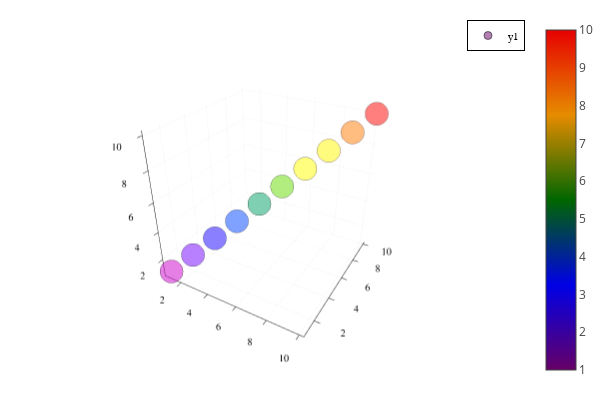

Notebook code cell kept with this figure:
### Code cell
using Plots
plotlyjs()
scatter(1:10,1:10,1:10,marker_z=1:10,seriescolor=:darkrainbow,alpha=0.5)

### Figure 1 — Plotly figure (JSON) as saved in the notebook; plotly's stock layout.template omitted (floating-point values rounded to 4 significant figures)
{"data": [{"colorbar": {"title": {"text": ""}}, "legendgroup": "y1", "marker": {"color": "rgba(102, 0, 102, 0.500)", "line": {"color": "rgba(0, 0, 0, 0.5)", "width": 1}, "size": 8, "symbol": "circle"}, "mode": "markers", "name": "y1", "scene": "scene", "showlegend": true, "type": "scatter3d", "x": [1], "xaxis": "x", "y": [1], "yaxis": "y", "z": [1], "zaxis": "z", "zmax": 10, "zmin": 1}, {"colorbar": {"title": {"text": ""}}, "legendgroup": "y1", "marker": {"color": "rgba(57, 0, 159, 0.500)", "line": {"color": "rgba(0, 0, 0, 0.5)", "width": 1}, "size": 8, "symbol": "circle"}, "mode": "markers", "name": "y1", "scene": "scene", "showlegend": false, "type": "scatter3d", "x": [2], "xaxis": "x", "y": [2], "yaxis": "y", "z": [2], "zaxis": "z", "zmax": 10, "zmin": 1}, {"colorbar": {"title": {"text": ""}}, "legendgroup": "y1", "marker": {"color": "rgba(11, 0, 215, 0.500)", "line": {"color": "rgba(0, 0, 0, 0.5)", "width": 1}, "size": 8, "symbol": "circle"}, "mode": "markers", "name": "y1", "scene": "scene", "showlegend": false, "type": "scatter3d", "x": [3], "xaxis": "x", "y": [3], "yaxis": "y", "z": [3], "zaxis": "z", "zmax": 10, "zmin": 1}, {"colorbar": {"title": {"text": ""}}, "legendgroup": "y1", "marker": {"color": "rgba(0, 34, 153, 0.500)", "line": {"color": "rgba(0, 0, 0, 0.5)", "width": 1}, "size": 8, "symbol": "circle"}, "mode": "markers", "name": "y1", "scene": "scene", "showlegend": false, "type": "scatter3d", "x": [4], "xaxis": "x", "y": [4], "yaxis": "y", "z": [4], "zaxis": "z", "zmax": 10, "zmin": 1}, {"colorbar": {"title": {"text": ""}}, "legendgroup": "y1", "marker": {"color": "rgba(0, 80, 51, 0.500)", "line": {"color": "rgba(0, 0, 0, 0.5)", "width": 1}, "size": 8, "symbol": "circle"}, "mode": "markers", "name": "y1", "scene": "scene", "showlegend": false, "type": "scatter3d", "x": [5], "xaxis": "x", "y": [5], "yaxis": "y", "z": [5], "zaxis": "z", "zmax": 10, "zmin": 1}, {"colorbar": {"title": {"text": ""}}, "legendgroup": "y1", "marker": {"color": "rgba(51, 111, 0, 0.500)", "line": {"color": "rgba(0, 0, 0, 0.5)", "width": 1}, "size": 8, "symbol": "circle"}, "mode": "markers", "name": "y1", "scene": "scene", "showlegend": false, "type": "scatter3d", "x": [6], "xaxis": "x", "y": [6], "yaxis": "y", "z": [6], "zaxis": "z", "zmax": 10, "zmin": 1}, {"colorbar": {"title": {"text": ""}}, "legendgroup": "y1", "marker": {"color": "rgba(153, 127, 0, 0.500)", "line": {"color": "rgba(0, 0, 0, 0.5)", "width": 1}, "size": 8, "symbol": "circle"}, "mode": "markers", "name": "y1", "scene": "scene", "showlegend": false, "type": "scatter3d", "x": [7], "xaxis": "x", "y": [7], "yaxis": "y", "z": [7], "zaxis": "z", "zmax": 10, "zmin": 1}, {"colorbar": {"title": {"text": ""}}, "legendgroup": "y1", "marker": {"color": "rgba(230, 124, 0, 0.500)", "line": {"color": "rgba(0, 0, 0, 0.5)", "width": 1}, "size": 8, "symbol": "circle"}, "mode": "markers", "name": "y1", "scene": "scene", "showlegend": false, "type": "scatter3d", "x": [8], "xaxis": "x", "y": [8], "yaxis": "y", "z": [8], "zaxis": "z", "zmax": 10, "zmin": 1}, {"colorbar": {"title": {"text": ""}}, "legendgroup": "y1", "marker": {"color": "rgba(230, 62, 0, 0.500)", "line": {"color": "rgba(0, 0, 0, 0.5)", "width": 1}, "size": 8, "symbol": "circle"}, "mode": "markers", "name": "y1", "scene": "scene", "showlegend": false, "type": "scatter3d", "x": [9], "xaxis": "x", "y": [9], "yaxis": "y", "z": [9], "zaxis": "z", "zmax": 10, "zmin": 1}, {"colorbar": {"title": {"text": ""}}, "legendgroup": "y1", "marker": {"color": "rgba(230, 0, 0, 0.500)", "line": {"color": "rgba(0, 0, 0, 0.5)", "width": 1}, "size": 8, "symbol": "circle"}, "mode": "markers", "name": "y1", "scene": "scene", "showlegend": false, "type": "scatter3d", "x": [10], "xaxis": "x", "y": [10], "yaxis": "y", "z": [10], "zaxis": "z", "zmax": 10, "zmin": 1}, {"colorbar": {"title": {"text": ""}}, "hoverinfo": "none", "marker": {"cmax": 10, "cmin": 1, "color": [0.5], "colorscale": [[0, "rgba(102, 0, 102, 1.000)"], [0.25, "rgba(0, 0, 230, 1.000)"], [0.5, "rgba(0, 102, 0, 1.000)"], [0.75, "rgba(230, 140, 0, 1.000)"], [1, "rgba(230, 0, 0, 1.000)"]], "opacity": 1e-10, "showscale": true, "size": 1e-10}, "mode": "markers", "name": "y1", "scene": "scene", "showlegend": false, "type": "scatter3d", "x": [1], "xaxis": "x", "y": [1], "yaxis": "y", "z": [1], "zaxis": "z", "zmax": 10, "zmin": 1}], "layout": {"annotations": [], "height": 400, "legend": {"bgcolor": "rgba(255, 255, 255, 1.000)", "bordercolor": "rgba(0, 0, 0, 1)", "borderwidth": 1, "font": {"color": "rgba(0, 0, 0, 1)", "family": "sans-serif", "size": 11}, "title": {"font": {"color": "rgba(0, 0, 0, 1)", "family": "sans-serif", "size": 15}, "text": ""}, "tracegroupgap": 0, "traceorder": "normal", "x": 1, "xanchor": "auto", "y": 1, "yanchor": "auto"}, "margin": {"b": 20, "l": 0, "r": 0, "t": 20}, "paper_bgcolor": "rgba(255, 255, 255, 1.000)", "plot_bgcolor": "rgba(255, 255, 255, 1.000)", "scene": {"aspectmode": "auto", "aspectratio": {"x": 1.0, "y": 1.0, "z": 1.0}, "camera": {"eye": {"x": 1.126, "y": -1.95, "z": 1.3}}, "domain": {"x": [0.03619, 0.9934], "y": [0.03762, 0.9902]}, "xaxis": {"gridcolor": "rgba(0, 0, 0, 0.1)", "gridwidth": 0.5, "linecolor": "rgba(0, 0, 0, 1)", "mirror": false, "range": [0.73, 10.27], "showgrid": true, "showline": true, "showticklabels": true, "tickangle": 0, "tickcolor": "rgb(0, 0, 0)", "tickfont": {"color": "rgba(0, 0, 0, 1)", "family": "sans-serif", "size": 11}, "tickmode": "array", "ticks": "inside", "ticktext": ["2", "4", "6", "8", "10"], "tickvals": [2, 4, 6, 8, 10], "title": {"font": {"color": "rgba(0, 0, 0, 1)", "family": "sans-serif", "size": 15}, "text": ""}, "type": "linear", "visible": true, "zeroline": false, "zerolinecolor": "rgba(0, 0, 0, 1)"}, "yaxis": {"gridcolor": "rgba(0, 0, 0, 0.1)", "gridwidth": 0.5, "linecolor": "rgba(0, 0, 0, 1)", "mirror": false, "range": [0.73, 10.27], "showgrid": true, "showline": true, "showticklabels": true, "tickangle": 0, "tickcolor": "rgb(0, 0, 0)", "tickfont": {"color": "rgba(0, 0, 0, 1)", "family": "sans-serif", "size": 11}, "tickmode": "array", "ticks": "inside", "ticktext": ["2", "4", "6", "8", "10"], "tickvals": [2, 4, 6, 8, 10], "title": {"font": {"color": "rgba(0, 0, 0, 1)", "family": "sans-serif", "size": 15}, "text": ""}, "type": "linear", "visible": true, "zeroline": false, "zerolinecolor": "rgba(0, 0, 0, 1)"}, "zaxis": {"gridcolor": "rgba(0, 0, 0, 0.1)", "gridwidth": 0.5, "linecolor": "rgba(0, 0, 0, 1)", "mirror": false, "range": [0.73, 10.27], "showgrid": true, "showline": true, "showticklabels": true, "tickangle": 0, "tickcolor": "rgb(0, 0, 0)", "tickfont": {"color": "rgba(0, 0, 0, 1)", "family": "sans-serif", "size": 11}, "tickmode": "array", "ticks": "inside", "ticktext": ["2", "4", "6", "8", "10"], "tickvals": [2, 4, 6, 8, 10], "title": {"font": {"color": "rgba(0, 0, 0, 1)", "family": "sans-serif", "size": 15}, "text": ""}, "type": "linear", "visible": true, "zeroline": false, "zerolinecolor": "rgba(0, 0, 0, 1)"}}, "showlegend": true, "width": 600}}
